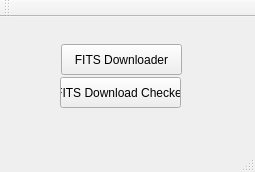
<?xml version="1.0" encoding="UTF-8"?>
<ui version="4.0">
 <class>WindowFITS</class>
 <widget class="QMainWindow" name="WindowFITS">
  <property name="geometry">
   <rect>
    <x>0</x>
    <y>0</y>
    <width>255</width>
    <height>172</height>
   </rect>
  </property>
  <property name="windowTitle">
   <string>WindowTemplate</string>
  </property>
  <widget class="QWidget" name="centralWidget">
   <widget class="QPushButton" name="pushButton">
    <property name="geometry">
     <rect>
      <x>61</x>
      <y>27</y>
      <width>121</width>
      <height>31</height>
     </rect>
    </property>
    <property name="text">
     <string>FITS Downloader</string>
    </property>
   </widget>
   <widget class="QPushButton" name="pushButton_2">
    <property name="geometry">
     <rect>
      <x>60</x>
      <y>60</y>
      <width>121</width>
      <height>31</height>
     </rect>
    </property>
    <property name="text">
     <string>FITS Download Checker</string>
    </property>
   </widget>
  </widget>
  <widget class="QMenuBar" name="menuBar">
   <property name="geometry">
    <rect>
     <x>0</x>
     <y>0</y>
     <width>255</width>
     <height>18</height>
    </rect>
   </property>
  </widget>
  <widget class="QToolBar" name="mainToolBar">
   <attribute name="toolBarArea">
    <enum>TopToolBarArea</enum>
   </attribute>
   <attribute name="toolBarBreak">
    <bool>false</bool>
   </attribute>
  </widget>
  <widget class="QStatusBar" name="statusBar"/>
 </widget>
 <layoutdefault spacing="6" margin="11"/>
 <resources/>
 <connections/>
</ui>
